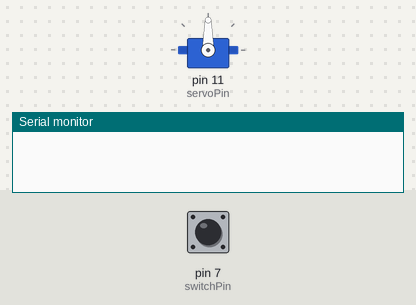
This sketch was run on a simulated Arduino Uno, built with avr-gcc and run on an emulated ATmega328P. Shown: servo, the last lines printed to the serial monitor. The test bench sets the inputs (shaded band); at power-on: pin 7 (switchPin) LOW.

Above: at 1.2 s.
1.3 s: pin 7 (switchPin) pulled HIGH for 0.15 s
At 2.7 s:
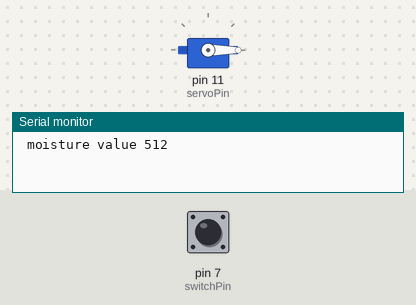
Timing chart, 0 to 4.3 s (numbered marks = the images above; inputs shaded):
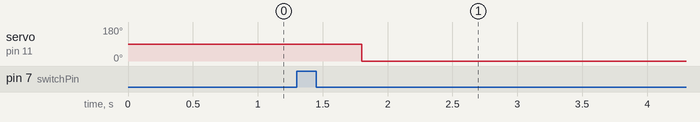

Measured:
- after the input at 1.3 s, servo on pin 11 (servoPin): 90° → 0° after 0.50 s

The sketch:

automatic_plant_watering_system.ino
```cpp
#include<Servo.h>
int servoPos=0;
int servoPin=11;

int moistSoil;
int switchPin=7;
Servo dispenser;
void setup()
{
  pinMode(switchPin,INPUT);
  Serial.begin(9600);
  dispenser.attach(servoPin);
}

void loop()
{

  if(digitalRead(switchPin)==HIGH)
     {
        moistSoil=analogRead(A0);
  Serial.print("\n moisture value ");
  Serial.print(moistSoil);
  delay(500);

    if(moistSoil<200)
    {
      servoPos=90;
    }
    else
    {
      servoPos=0;
    }
    dispenser.write(servoPos);
      }
}
```
